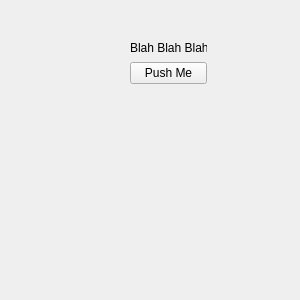
<?xml version="1.0" encoding="UTF-8"?>
<ui version="4.0">
 <class>MyForm</class>
 <widget class="QWidget" name="MyForm">
  <property name="geometry">
   <rect>
    <x>0</x>
    <y>0</y>
    <width>300</width>
    <height>300</height>
   </rect>
  </property>
  <property name="windowTitle">
   <string>Form</string>
  </property>
  <widget class="QWidget" name="">
   <property name="geometry">
    <rect>
     <x>130</x>
     <y>40</y>
     <width>77</width>
     <height>44</height>
    </rect>
   </property>
   <layout class="QVBoxLayout" name="verticalLayout">
    <item>
     <widget class="QLabel" name="label">
      <property name="text">
       <string>Blah Blah Blah</string>
      </property>
     </widget>
    </item>
    <item>
     <widget class="QPushButton" name="pushButton">
      <property name="text">
       <string>Push Me</string>
      </property>
     </widget>
    </item>
   </layout>
  </widget>
 </widget>
 <resources/>
 <connections/>
</ui>
